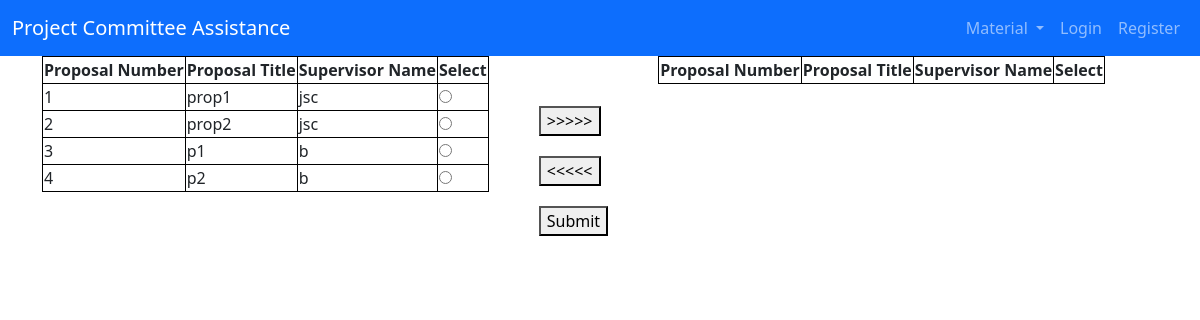
The app's page /r, older data.
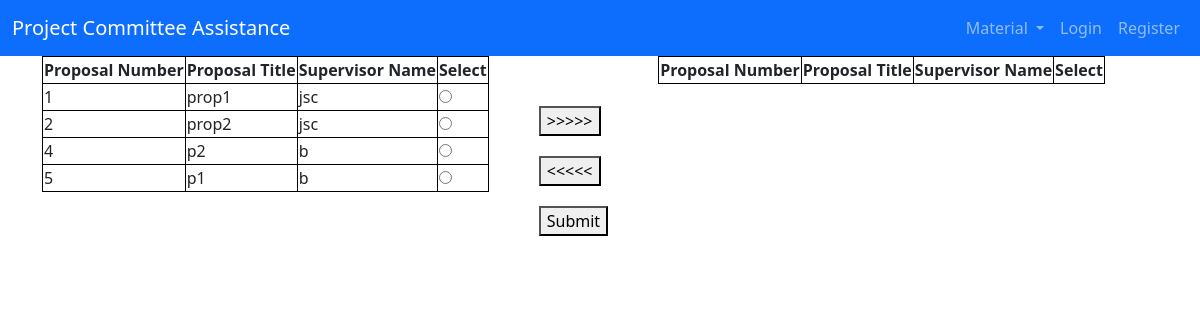
The same page, newer data.
### app/models.py (models this page shows, shortened)
class Proposal(db.Model):
    id = db.Column(db.Integer, primary_key=True,)
    title = db.Column(db.String(64), index=True, unique=True, nullable=False)
    desc = db.Column(db.String(2064), index=True, nullable=False)
    published = db.Column(db.Boolean, default=False)
    owned = db.Column(db.Boolean, default=False)
    author = db.Column(db.Integer, db.ForeignKey('user.id'))
    holder = db.Column(db.Integer, db.ForeignKey('group.id'))

class User(UserMixin,db.Model):
    id = db.Column(db.Integer, primary_key=True)
    username = db.Column(db.String(64), index=True, unique=True, nullable=False)
    email = db.Column(db.String(120), index=True, unique=True, nullable=False)
    password_hash = db.Column(db.String(128), nullable=False)
    admin = db.Column(db.Boolean, default=False)
    faculty = db.Column(db.Boolean, default=False)
    student = db.Column(db.Boolean, default=False)
    leader = db.Column(db.Boolean, default=False)
    sId = db.Column(db.Integer)
    gpa = db.Column(db.Float)
    member = db.Column(db.Integer, db.ForeignKey('group.id'))
    author = db.relationship('Proposal', backref='user', lazy=True)

### app/routes.py (the view)
@app.route('/r', methods=['GET', 'POST'])
def rank():
    Session = sessionmaker(bind=db.engine)
    session = Session()
    proposals = session.query(Proposal)
    Fmember = session.query(User)
    Arr1 = []
    for proposal in proposals:
        id = proposal.id
        title = proposal.title
        fid = proposal.author
        for fmember in Fmember:
            if fmember.id == fid:
                fName = fmember.username
        Arr1.append(( id,title,fName))
    return render_template('ranking.html', data=Arr1)

### app/templates/ranking.html (shortened to what this page needs)
{% extends "base.html" %}
{% block content %}
<head>
</head>
<body>
    <div class="container">
        <div class="tab">
            <table class ="center" id="table1" border="1" >
                <tr>
                    <th>Proposal Number</th>
                    <th>Proposal Title</th>
                    <th>Supervisor Name</th>
                    <th>Select</th>
                </tr>
                {%for row in data%}
                <tr>
                    {%for cell in row%}
                    <td>{{ cell }}</td>
                    {% endfor %}
                    <td><input type="radio" name="check-tab1"></td>
                </tr>
                {% endfor %}
            </table>
        </div>
        <div class="tab tab-btn">
            <button onclick="tab1_To_tab2();">>>>>></button>
            <button onclick="tab2_To_tab1();"><<<<<</button>
            <button onclick="submit();">Submit</button>
        </div>
        <div class="tab">
            <table class ="center" id="table2" border="1">
                <tr>
                    <th>Proposal Number</th>
                    <th>Proposal Title</th>
                    <th>Supervisor Name</th>
                    <th>Select</th>
                </tr>
            </table>
        </div>
    </div>
</body>
{% endblock %}

### app/templates/base.html (shortened to what this page needs)
<!DOCTYPE html>
<html>
    <head>
        <link href="https://cdn.jsdelivr.net/npm/bootstrap@5.3.0-alpha1/dist/css/bootstrap.min.css" rel="stylesheet">
    </head>
    <body>
        <nav class="navbar navbar-expand-lg navbar-dark bg-primary">
            <div class="container-fluid">
              <a class="navbar-brand" href="{{ url_for('index') }}">Project Committee Assistance</a>
              <div class="collapse navbar-collapse" id="navbarSupportedContent">
                <ul class="navbar-nav ms-auto mb-2 mb-lg-0">
                  <li class="nav-item dropdown">
                    <a class="nav-link dropdown-toggle" href="#" role="button" data-bs-toggle="dropdown" aria-expanded="false">
                      Material
                    </a>
                  </li>
                  {% if current_user.is_anonymous %}
                  <li class="nav-item">
                    <a class="nav-link" href="{{ url_for('loginChoice') }}" >Login</a>
                  </li>
                  <li class="nav-item">
                    <a class="nav-link" href="{{ url_for('registerChoice') }}" >Register</a>
                  </li>
                {% endif %}
                </ul>
              </div>
            </div>
          </nav>
        {% block content %}{% endblock %}
    </body>
</html>

### app/templates/ranking.html (style rules this page uses)
table, th, td { border: 1px solid black; border-collapse: collapse; }
table.center { margin-left: auto; margin-right: auto; }
.container { overflow: hidden }
.tab { float: left }
.tab-btn { margin: 50px; }
button { display:block;margin-bottom: 20px; }
tr { transition:all .25s ease-in-out }

Row changes from the older to the newer data that the page shows:
removed Proposal: row "3" "b", title "p1"
added Proposal: row "5" "b", title "p1"
